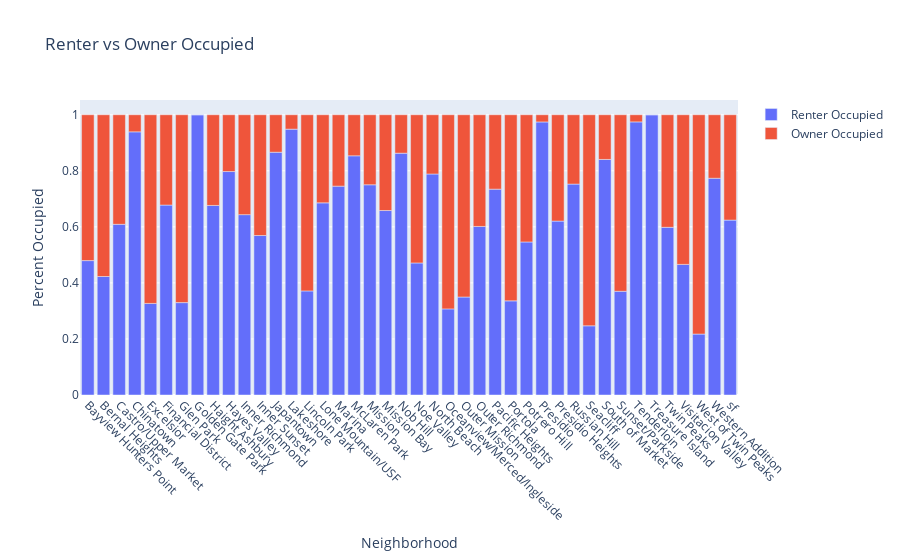

The cell this chart's notebook holds for it:
### Code cell
melted = pd.melt(df_all_calcs_tp, id_vars=geo_summary_variable, value_vars=['Renter Occupied', 'Owner Occupied'])

fig2 = px.bar(melted, x=geo_summary_variable, y="value", color=0, title="Renter vs Owner Occupied", labels={
                     "value": "Percent Occupied",
                     '0': ""
                 },)

fig2.update_xaxes(tickangle=45)
fig2.show()

### Figure 1 — Plotly figure (JSON) as saved in the notebook; plotly's stock layout.template omitted (floating-point values rounded to 4 significant figures)
{"data": [{"alignmentgroup": "True", "hovertemplate": "=Renter Occupied<br>Neighborhood=%{x}<br>Percent Occupied=%{y}<extra></extra>", "legendgroup": "Renter Occupied", "marker": {"color": "#636efa"}, "name": "Renter Occupied", "offsetgroup": "Renter Occupied", "orientation": "v", "showlegend": true, "textposition": "auto", "type": "bar", "x": ["Bayview Hunters Point", "Bernal Heights", "Castro/Upper Market", "Chinatown", "Excelsior", "Financial District", "Glen Park", "Golden Gate Park", "Haight Ashbury", "Hayes Valley", "Inner Richmond", "Inner Sunset", "Japantown", "Lakeshore", "Lincoln Park", "Lone Mountain/USF", "Marina", "McLaren Park", "Mission", "Mission Bay", "Nob Hill", "Noe Valley", "North Beach", "Oceanview/Merced/Ingleside", "Outer Mission", "Outer Richmond", "Pacific Heights", "Portola", "Potrero Hill", "Presidio", "Presidio Heights", "Russian Hill", "Seacliff", "South of Market", "Sunset/Parkside", "Tenderloin", "Treasure Island", "Twin Peaks", "Visitacion Valley", "West of Twin Peaks", "Western Addition", "sf"], "xaxis": "x", "y": [0.4796, 0.4228, 0.6091, 0.939, 0.3268, 0.6777, 0.3297, 1, 0.6764, 0.7973, 0.6436, 0.569, 0.8663, 0.9486, 0.3714, 0.6856, 0.7453, 0.8536, 0.7501, 0.6583, 0.8629, 0.4712, 0.7886, 0.3073, 0.3496, 0.6014, 0.7345, 0.3359, 0.5461, 0.9743, 0.6206, 0.7526, 0.2469, 0.8405, 0.3701, 0.9745, 1, 0.5983, 0.4661, 0.2174, 0.7734, 0.624], "yaxis": "y"}, {"alignmentgroup": "True", "hovertemplate": "=Owner Occupied<br>Neighborhood=%{x}<br>Percent Occupied=%{y}<extra></extra>", "legendgroup": "Owner Occupied", "marker": {"color": "#EF553B"}, "name": "Owner Occupied", "offsetgroup": "Owner Occupied", "orientation": "v", "showlegend": true, "textposition": "auto", "type": "bar", "x": ["Bayview Hunters Point", "Bernal Heights", "Castro/Upper Market", "Chinatown", "Excelsior", "Financial District", "Glen Park", "Golden Gate Park", "Haight Ashbury", "Hayes Valley", "Inner Richmond", "Inner Sunset", "Japantown", "Lakeshore", "Lincoln Park", "Lone Mountain/USF", "Marina", "McLaren Park", "Mission", "Mission Bay", "Nob Hill", "Noe Valley", "North Beach", "Oceanview/Merced/Ingleside", "Outer Mission", "Outer Richmond", "Pacific Heights", "Portola", "Potrero Hill", "Presidio", "Presidio Heights", "Russian Hill", "Seacliff", "South of Market", "Sunset/Parkside", "Tenderloin", "Treasure Island", "Twin Peaks", "Visitacion Valley", "West of Twin Peaks", "Western Addition", "sf"], "xaxis": "x", "y": [0.5204, 0.5772, 0.3909, 0.06095, 0.6732, 0.3223, 0.6703, 0, 0.3236, 0.2027, 0.3564, 0.431, 0.1337, 0.05138, 0.6286, 0.3144, 0.2547, 0.1464, 0.2499, 0.3417, 0.1371, 0.5288, 0.2114, 0.6927, 0.6504, 0.3986, 0.2655, 0.6641, 0.4539, 0.02568, 0.3794, 0.2474, 0.7531, 0.1595, 0.6299, 0.0255, 0, 0.4017, 0.5339, 0.7826, 0.2266, 0.376], "yaxis": "y"}], "layout": {"barmode": "relative", "legend": {"title": {"text": ""}, "tracegroupgap": 0}, "title": {"text": "Renter vs Owner Occupied"}, "xaxis": {"anchor": "y", "domain": [0, 1], "tickangle": 45, "title": {"text": "Neighborhood"}}, "yaxis": {"anchor": "x", "domain": [0, 1], "title": {"text": "Percent Occupied"}}}}
